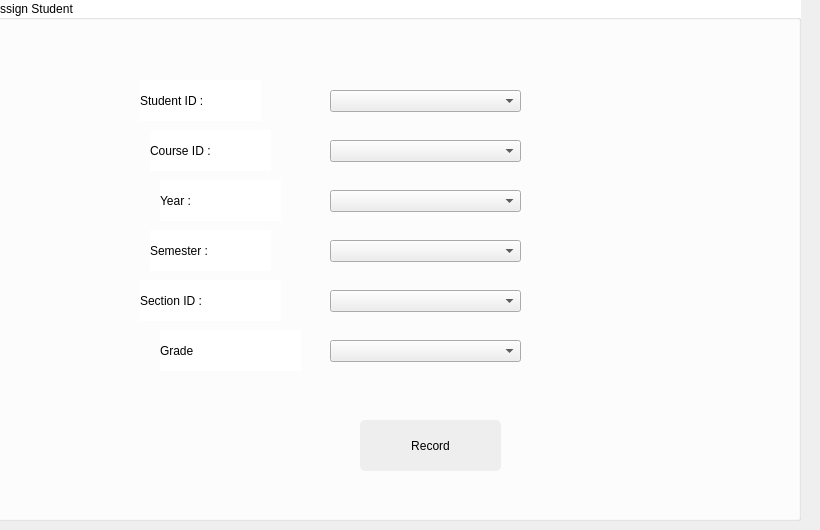
            <widget class="QWidget" name="studentPage">
             <widget class="QGroupBox" name="groupBox_13">
              <property name="geometry">
               <rect>
                <x>-10</x>
                <y>0</y>
                <width>811</width>
                <height>521</height>
               </rect>
              </property>
              <property name="styleSheet">
               <string notr="true">background-color: rgb(255, 255, 255);
color: #000000;




</string>
              </property>
              <property name="title">
               <string>Assign Student</string>
              </property>
              <widget class="QLabel" name="label_14">
               <property name="geometry">
                <rect>
                 <x>150</x>
                 <y>80</y>
                 <width>121</width>
                 <height>41</height>
                </rect>
               </property>
               <property name="text">
                <string>Student ID : </string>
               </property>
              </widget>
              <widget class="QComboBox" name="i_id_2">
               <property name="enabled">
                <bool>true</bool>
               </property>
               <property name="geometry">
                <rect>
                 <x>340</x>
                 <y>90</y>
                 <width>191</width>
                 <height>22</height>
                </rect>
               </property>
               <property name="styleSheet">
                <string notr="true">background-color: rgb(238, 238, 238);


	




</string>
               </property>
               <property name="editable">
                <bool>false</bool>
               </property>
               <property name="currentText">
                <string/>
               </property>
               <property name="currentIndex">
                <number>-1</number>
               </property>
               <item>
                <property name="text">
                 <string>#001</string>
                </property>
               </item>
               <item>
                <property name="text">
                 <string>#002</string>
                </property>
               </item>
               <item>
                <property name="text">
                 <string>#003</string>
                </property>
               </item>
               <item>
                <property name="text">
                 <string>#004</string>
                </property>
               </item>
               <item>
                <property name="text">
                 <string>#005</string>
                </property>
               </item>
              </widget>
              <widget class="QLabel" name="label_23">
               <property name="geometry">
                <rect>
                 <x>160</x>
                 <y>130</y>
                 <width>121</width>
                 <height>41</height>
                </rect>
               </property>
               <property name="text">
                <string>Course ID :</string>
               </property>
              </widget>
              <widget class="QComboBox" name="ic_id_2">
               <property name="geometry">
                <rect>
                 <x>340</x>
                 <y>140</y>
                 <width>191</width>
                 <height>22</height>
                </rect>
               </property>
               <property name="styleSheet">
                <string notr="true">background-color: rgb(238, 238, 238);

</string>
               </property>
               <property name="currentText">
                <string/>
               </property>
               <property name="currentIndex">
                <number>-1</number>
               </property>
               <item>
                <property name="text">
                 <string>Math</string>
                </property>
               </item>
               <item>
                <property name="text">
                 <string>OOP in C++</string>
                </property>
               </item>
               <item>
                <property name="text">
                 <string>Networking</string>
                </property>
               </item>
               <item>
                <property name="text">
                 <string>Operating System</string>
                </property>
               </item>
               <item>
                <property name="text">
                 <string>LC</string>
                </property>
               </item>
               <item>
                <property name="text">
                 <string>DataBase</string>
                </property>
               </item>
              </widget>
              <widget class="QLabel" name="label_58">
               <property name="geometry">
                <rect>
                 <x>170</x>
                 <y>180</y>
                 <width>121</width>
                 <height>41</height>
                </rect>
               </property>
               <property name="text">
                <string>Year :</string>
               </property>
              </widget>
              <widget class="QComboBox" name="i_year_2">
               <property name="geometry">
                <rect>
                 <x>340</x>
                 <y>190</y>
                 <width>191</width>
                 <height>22</height>
                </rect>
               </property>
               <property name="styleSheet">
                <string notr="true">background-color: rgb(238, 238, 238);</string>
               </property>
               <property name="currentText">
                <string/>
               </property>
               <property name="currentIndex">
                <number>-1</number>
               </property>
               <item>
                <property name="text">
                 <string>2019/2020</string>
                </property>
               </item>
               <item>
                <property name="text">
                 <string>2020/2021</string>
                </property>
               </item>
               <item>
                <property name="text">
                 <string>2021/2022</string>
                </property>
               </item>
               <item>
                <property name="text">
                 <string>2022/2023</string>
                </property>
               </item>
               <item>
                <property name="text">
                 <string>2023/2024</string>
                </property>
               </item>
              </widget>
              <widget class="QLabel" name="label_59">
               <property name="geometry">
                <rect>
                 <x>160</x>
                 <y>230</y>
                 <width>121</width>
                 <height>41</height>
                </rect>
               </property>
               <property name="text">
                <string>Semester :</string>
               </property>
              </widget>
              <widget class="QComboBox" name="i_semester_2">
               <property name="geometry">
                <rect>
                 <x>340</x>
                 <y>240</y>
                 <width>191</width>
                 <height>22</height>
                </rect>
               </property>
               <property name="styleSheet">
                <string notr="true">background-color: rgb(238, 238, 238);</string>
               </property>
               <property name="currentIndex">
                <number>-1</number>
               </property>
               <item>
                <property name="text">
                 <string>S1</string>
                </property>
               </item>
               <item>
                <property name="text">
                 <string>S2</string>
                </property>
               </item>
               <item>
                <property name="text">
                 <string>S3</string>
                </property>
               </item>
               <item>
                <property name="text">
                 <string>S4</string>
                </property>
               </item>
               <item>
                <property name="text">
                 <string>S5</string>
                </property>
               </item>
               <item>
                <property name="text">
                 <string>S6</string>
                </property>
               </item>
              </widget>
              <widget class="QLabel" name="label_60">
               <property name="geometry">
                <rect>
                 <x>150</x>
                 <y>280</y>
                 <width>141</width>
                 <height>41</height>
                </rect>
               </property>
               <property name="text">
                <string>Section ID :</string>
               </property>
              </widget>
              <widget class="QComboBox" name="i_sec_2">
               <property name="geometry">
                <rect>
                 <x>340</x>
                 <y>290</y>
                 <width>191</width>
                 <height>22</height>
                </rect>
               </property>
               <property name="styleSheet">
                <string notr="true">background-color: rgb(238, 238, 238);</string>
               </property>
               <property name="currentIndex">
                <number>-1</number>
               </property>
               <item>
                <property name="text">
                 <string>#SC01</string>
                </property>
               </item>
               <item>
                <property name="text">
                 <string>#SC02</string>
                </property>
               </item>
               <item>
                <property name="text">
                 <string>#SC03</string>
                </property>
               </item>
               <item>
                <property name="text">
                 <string>#SC04</string>
                </property>
               </item>
              </widget>
              <widget class="QPushButton" name="pushButton_36">
               <property name="geometry">
                <rect>
                 <x>370</x>
                 <y>420</y>
                 <width>141</width>
                 <height>51</height>
                </rect>
               </property>
               <property name="styleSheet">
                <string notr="true">QPushButton {
	border-radius: 5px;
	background-color: rgb(238, 238, 238);

}

QPushButton:hover{
	color: red;
	border-radius: 5px;
	background: #white;
}



</string>
               </property>
               <property name="text">
                <string>Record</string>
               </property>
              </widget>
              <widget class="QLabel" name="label_61">
               <property name="geometry">
                <rect>
                 <x>170</x>
                 <y>330</y>
                 <width>141</width>
                 <height>41</height>
                </rect>
               </property>
               <property name="text">
                <string>Grade</string>
               </property>
              </widget>
              <widget class="QComboBox" name="i_sec_3">
               <property name="geometry">
                <rect>
                 <x>340</x>
                 <y>340</y>
                 <width>191</width>
                 <height>22</height>
                </rect>
               </property>
               <property name="styleSheet">
                <string notr="true">background-color: rgb(238, 238, 238);</string>
               </property>
               <property name="currentIndex">
                <number>-1</number>
               </property>
               <item>
                <property name="text">
                 <string>#SC01</string>
                </property>
               </item>
               <item>
                <property name="text">
                 <string>#SC02</string>
                </property>
               </item>
               <item>
                <property name="text">
                 <string>#SC03</string>
                </property>
               </item>
               <item>
                <property name="text">
                 <string>#SC04</string>
                </property>
               </item>
              </widget>
             </widget>
            </widget>
